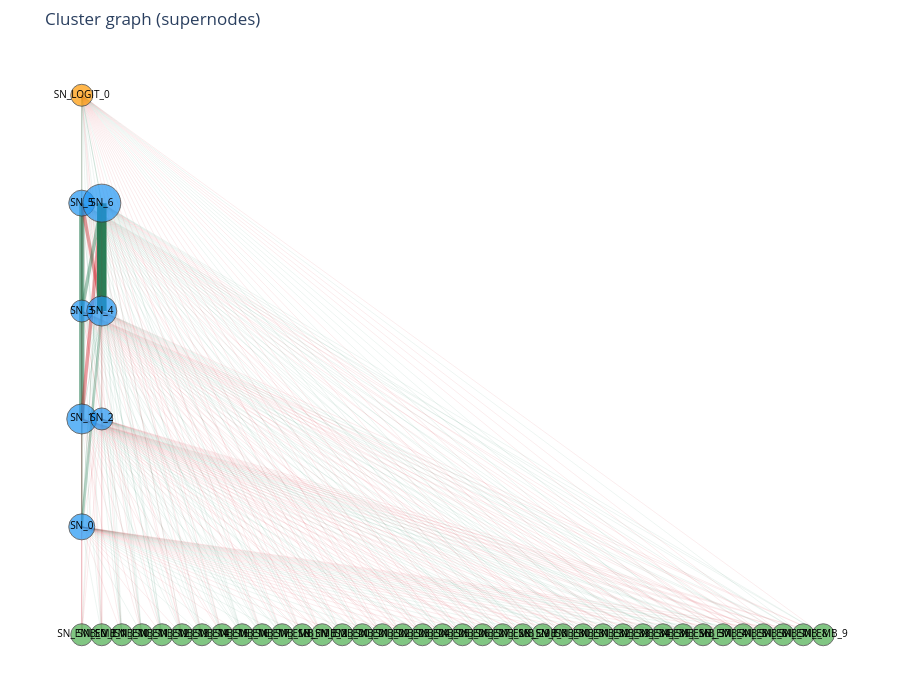

Notebook cell for this chart:
### Code cell
from summarization.prune import prune_pt_graph
from summarization.cluster import cluster_graph_spectral, clusters_to_supernodes
from summarization.cluster_viz import supernode_graph_figure
from summarization.summarize import SummaryGraph

graph_path = "graphs/qwen3-4b/analogies_0.pt"
prune_graph = prune_pt_graph(graph_path, node_threshold=0.01, edge_threshold=0.95)
clusters = cluster_graph_spectral(prune_graph, target_k=7, mean_method = "geo", enforce_dag = True)
rows = clusters_to_supernodes(prune_graph, clusters)
supernode_map = {s.name: s.member_node_ids() for s in rows}
sng = SummaryGraph(supernodes=rows, pruned_adj=prune_graph.pruned_adj)
# supernode_graph_figure(sng, supernode_map)
